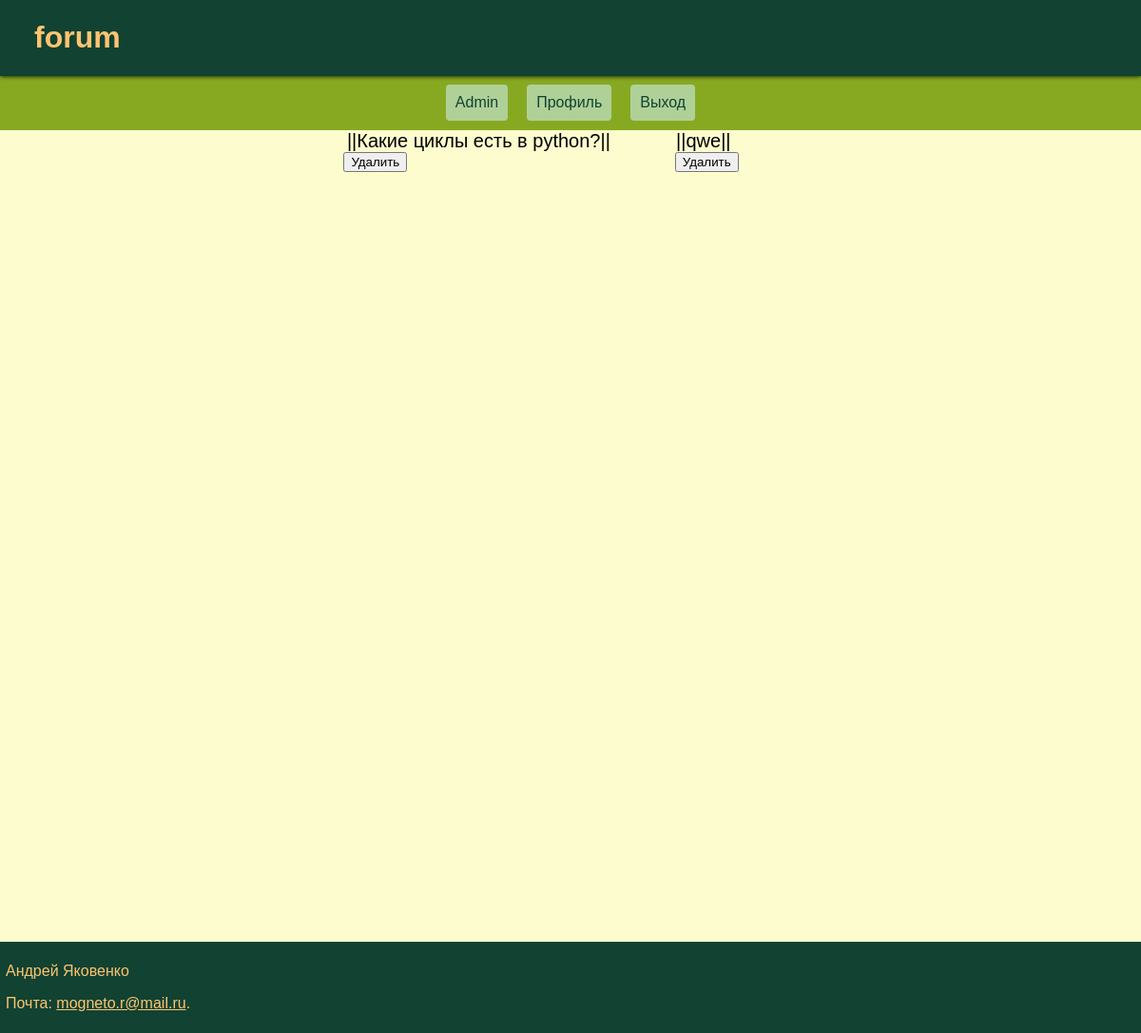
Page /topic_detail/1 (signed in) on the earlier database version.
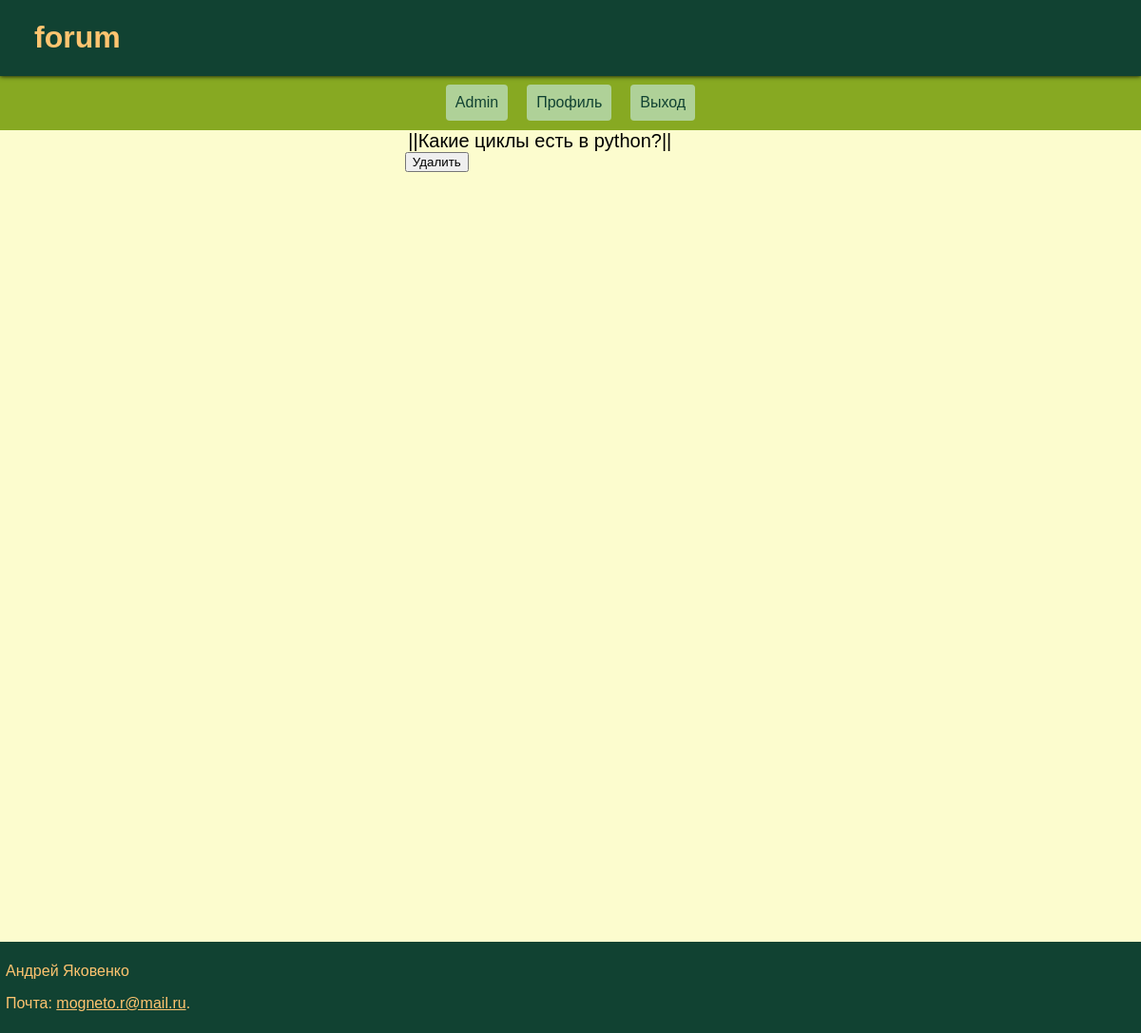
Same page on the later database version.
### forum/models.py (models this page shows, shortened)
class Chat(models.Model):
    author = models.ForeignKey(User, on_delete=models.CASCADE, blank=True)
    text_question = models.CharField(max_length=70)
    topic = models.ManyToManyField(Topic)

### forum/views.py (the view)
# urls.py: path('topic_detail/<int:pk>', views.topic_detail, name='topic_detail'),
@login_required(login_url='login')
def topic_detail(request, pk):
    topic = get_object_or_404(Topic, pk=pk)
    questions = Chat.objects.filter(topic=topic)
    return render(request, 'card/topic_detail.html', {'questions': questions, 'topic': topic})

### forum/templates/card/topic_detail.html (shortened to what this page needs)
{% extends "card/base.html" %}
{% block content %}
    <div class='conteiner'>
        {% for question in questions %}
            <div class='question' id="question-{{question.pk}}">
                <a class='question_a' href="{% url 'question_detail' pk=question.pk %}">||{{question.text_question}}||</a>
                {% if question.author == user %}
                    <button onclick="deleteQuestion({{question.pk}}{{user}})" action='delete'>Удалить</button>
                {% endif %}
            </div>
        {% endfor %}
    </div>
{% endblock %}

Differences in the rows shown:
removed Chat: text_question "qwe"
